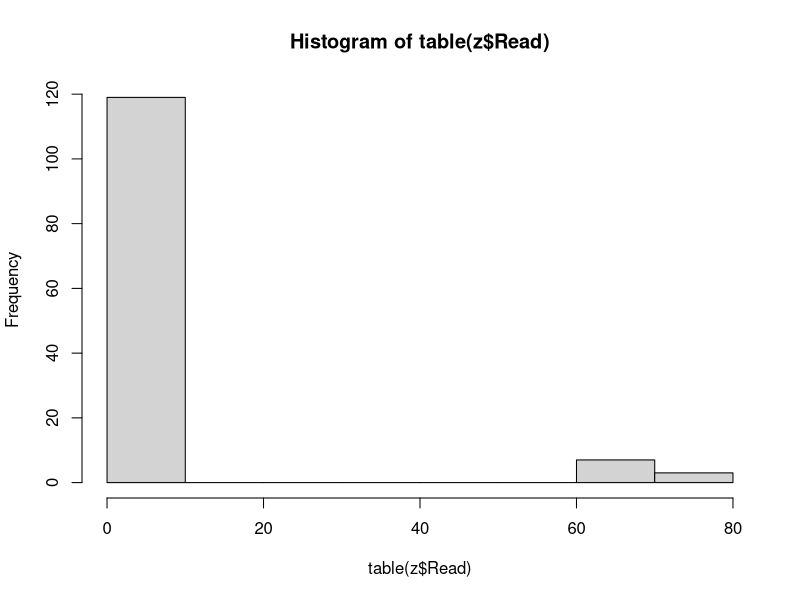

This chart was generated by the following R code:
## ---- chunk 1
lookup <- c("00"=0,"01"=1,"10"=2,"11"=3)

intToBase4 <- function(x) {
    lapply(x,function(x){
        x<-paste0(rev(as.integer(intToBits(x))),collapse=""); 
        return( paste0(
                lookup[substring(x,seq(1,nchar(x),2),seq(2,nchar(x),2))],
            collapse="") 
            )
        }
        )
}
intToBase4(0)
intToBase4(1:24)

dna_lookup <- c("00"="A","01"="T","10"="C","11"="G")
intToDNA <- function(x,bases=6) {
    lapply(x,function(x){
        x<-paste0(rev(as.integer(intToBits(x))[1:(bases*2)]),collapse=""); 
        return( paste0(
                dna_lookup[substring(x,seq(1,nchar(x),2),seq(2,nchar(x),2))],
            collapse="") 
            )
        }
        )
}
intToDNA(0)
intToDNA(c(1:5,500:505,((4^6-5):4^6)))

intToDNA(runif(10,min=0,max=4^6),bases=6)

substitution_lookup <- list(
    "A"=c("T","C","G"),
    "T"=c("C","G","A"),
    "C"=c("G","A","T"),
    "G"=c("A","T","C"))
errorz <- function(x,seqeuncing_substitution=1e-1) {
    x <- strsplit(x,"")[[1]]
for (i in seq(from=0,to=rpois(1,lambda=length(x)*seqeuncing_substitution))[-1]) {
        j <- base::sample(1:length(x),size=1,replace=F)
        x[j] <- substitution_lookup[[x[j]]][floor(runif(1,1,4))]
    }
    return(paste0(x,collapse=""))
}
errorz("ATCATAG",1e-1)

## ---- chunk 2
library(tidyverse)

makeFakeData <- function(howmanycodes=10,howmanyofeach=10,bases=4) {
    tibble(
        Canonical=intToDNA(runif(howmanycodes,min=0,max=4^bases),
            bases=bases),
        Abundance=howmanyofeach
        ) %>%
        unnest() %>%
        group_by(Canonical) %>%
        transmute(Read=list(rep(unlist(Canonical),times=Abundance))) %>% 
        unnest(Read) %>%
        rowwise%>%
        mutate(Read=errorz(Read,1e-1)) 
}
z <- makeFakeData(howmanycodes=1e1,howmanyofeach=1e2)
hist(table(z$Read))



## ---- chunk 3

## ---- chunk 4

